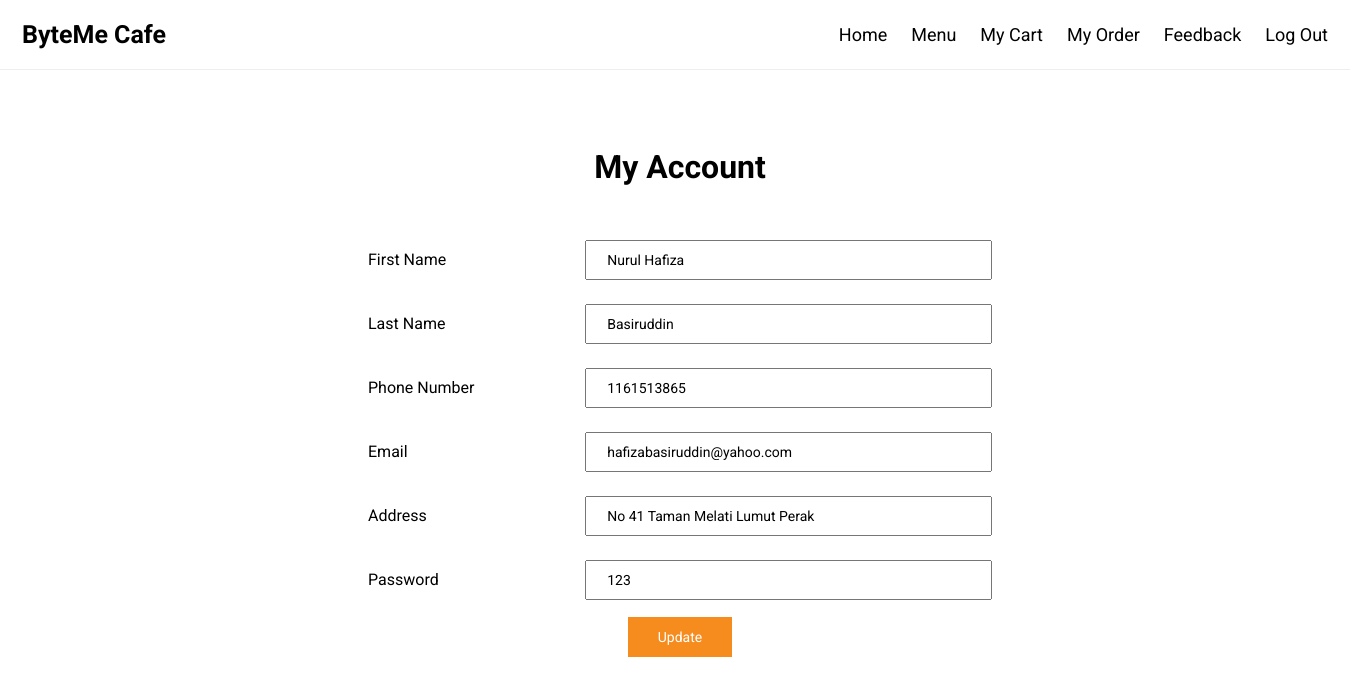
Page /bytemecafelatest/myaccount.php (signed in) on the committed database.
### tables this page shows
CREATE TABLE `customer` (
  `id` int(30) NOT NULL,
  `fName` varchar(40) NOT NULL,
  `lName` varchar(40) NOT NULL,
  `phoneNum` varchar(15) NOT NULL,
  `email` varchar(30) NOT NULL,
  `address` varchar(50) NOT NULL,
  `password` varchar(30) NOT NULL
);

### bytemecafelatest/myaccount.php (the view, shortened to what this page needs)
<!DOCTYPE html>
<html lang="en-US">
  <head>
  </head>
  <div style="width:1330px; margin:20 auto;">
<div class="header">
  <a href="#default" class="logo">ByteMe Cafe</a>
  <div class="header-right">
  <a href="home.php">Home</a>
  <a href="menu.php">Menu</a>
    <a href="cart.php">My Cart</a>
    <a href="myorder.php">My Order</a>
    <a href="rate.php">Feedback</a>
	<a href="logout.php">Log Out</a>
</div>
</div>
</div>
  <?php
  include 'db.php';
$id=$_SESSION['id'];
$query=mysqli_query($con,"SELECT * FROM customer where id='$id'")or die(mysqli_error());
$row=mysqli_fetch_array($query);
  ?>
  <br>
  <br>
  <br>
  <center><h1>My Account</h1></center>
  <br>
  <center>
        <form method="post" action="#" >
       <table>
<tr>
         <td>   <label>First Name</label></td>
          <td>  <input type="text"  name="fName"  placeholder="Enter your first name" required value="<?php echo $row['fName']; ?>"></td>
            </tr>
			<tr>
           <td> <label>Last Name</label></td>
           <td> <input type="text"name="lName"  placeholder="Enter your last name" required value="<?php echo $row['lName']; ?>"></td>
          </tr>
		  <tr>
           <td> <label>Phone Number</label></td>
            <td><input type="text"  name="phoneNum"  placeholder="Enter your phone number" value="<?php echo $row['phoneNum']; ?>"></td>
        </tr>
		<tr>
            <td><label>Email</label></td>
           <td> <input type="text" name="email"  required placeholder="Enter your email" value="<?php echo $row['email']; ?>"></td>
        </tr>
		<tr>
		   <td> <label>Address</label></td>
            <td><input type="text"  name="address"  required placeholder="Enter your address" value="<?php echo $row['address']; ?>"></td>
         </tr>
		 <tr>
         <td>   <label>Password</label></td>
          <td>  <input type="text"  name="password"  required placeholder="Enter your password" value="<?php echo $row['password']; ?>"></td>
            </tr>
         </table>
		 <center><input type="submit" name="submit"value="Update"class="button" ></td>
        </form>
      <br>
      <br>
      </html>

### bytemecafelatest/myaccount.php (style rules this page uses)
input[type=text] { width: 100%; padding: 10px 20px; margin: 10px 0; box-sizing: border-box; font-family: 'Roboto', sans-serif; font-size:14px; }
.header { overflow: hidden; background-color: #ffff; padding: 10px 10px; width:100%; border-bottom: 1px solid #EEEEEE; }
.header a { float: left; color: black; text-align: center; padding: 12px; text-decoration: none; font-size: 18px; line-height: 25px; border-radius: 4px; }
.header a.logo { font-size: 25px; font-weight: bold; }
.header-right { float: right; }
table { width: 630px; }
.button { background-color: #f68b1e; border: none; color: white; padding: 12px 30px; text-align: center; text-decoration: none; display: inline-block; font-size: 14px; margin: 4px 2px; cursor: pointer; font-family: 'Roboto', sans-serif; }

### rows in the picture
customer: fName "Nurul Hafiza", lName "Basiruddin", phoneNum "1161513865", email "hafizabasiruddin@yahoo.com", address "No 41 Taman Melati Lumut Perak", password "123"
